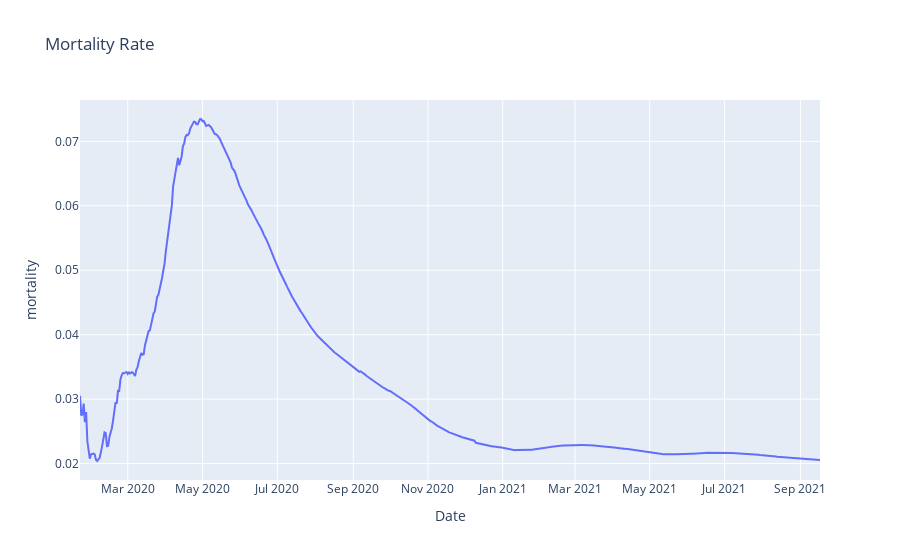

The code cell stored with this chart in its notebook:
### Code cell
global_df['mortality'] = global_df['Deaths'] / global_df['ConfirmedCases']

fig = px.line(global_df, x="Date", y="mortality", 
              title="Mortality Rate")
fig.show()

### Figure 1 — Plotly figure (JSON) as saved in the notebook; plotly's stock layout.template omitted (floating-point values rounded to 4 significant figures; data arrays with more than 128 entries replaced by an {"elided": "..."} marker saying what was removed)
{"data": [{"hovertemplate": "Date=%{x}<br>mortality=%{y}<extra></extra>", "legendgroup": "", "line": {"color": "#636efa", "dash": "solid"}, "marker": {"symbol": "circle"}, "mode": "lines", "name": "", "orientation": "v", "showlegend": false, "type": "scatter", "x": {"elided": "605 str values"}, "xaxis": "x", "y": {"elided": "605 float values"}, "yaxis": "y"}], "layout": {"legend": {"tracegroupgap": 0}, "title": {"text": "Mortality Rate"}, "xaxis": {"anchor": "y", "domain": [0, 1], "title": {"text": "Date"}}, "yaxis": {"anchor": "x", "domain": [0, 1], "title": {"text": "mortality"}}}}
